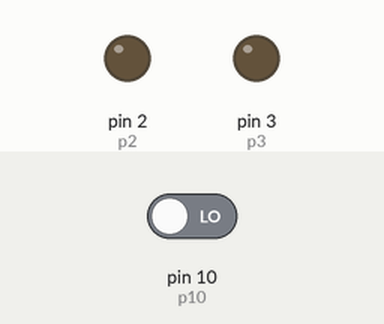
This sketch was run on a simulated Arduino Uno, built with avr-gcc and run on an emulated ATmega328P. On the bench: output pins drawn as LEDs (lit = HIGH). The inputs (shaded band) are chosen by the test bench; at power-on: pin 10 (p10) LOW.

Above: at 1.2 s.
1.3 s: pin 10 (p10) driven HIGH
At 1.8 s:
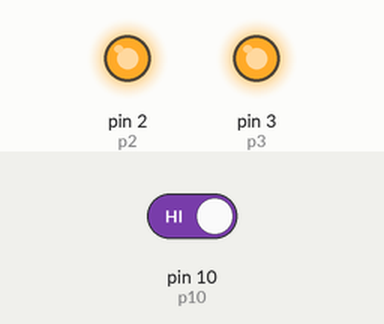
2.8 s: pin 10 (p10) driven LOW
At 4.1 s:
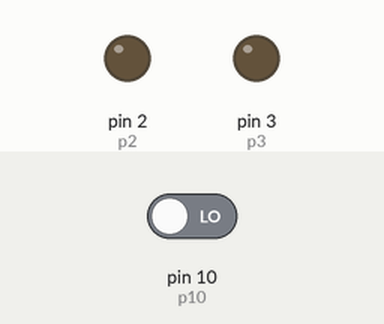
Timing chart, 0 to 5.8 s (numbered marks = the images above; inputs shaded):
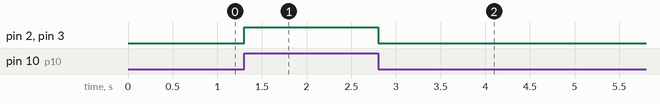

Measured:
- after the input at 1.3 s, pin 2 (p2), pin 3 (p3): LOW → HIGH at once
- after the input at 2.8 s, pin 2 (p2), pin 3 (p3): HIGH → LOW at once

The sketch:

text03.ino
```cpp
int p2 = 2;
int p3 = 3;
int p10 = 10;
void setup() {
    pinMode(2, OUTPUT);//数字2管脚输出，led
    pinMode(3,OUTPUT);
    pinMode(10,INPUT);//数字10管脚，振动模块输入
    }
void loop() {
    boolean value = digitalRead(p10);
    if(value == HIGH){
    digitalWrite(p2, HIGH);
    digitalWrite(p3, HIGH);
    }
    else{
    digitalWrite(p2, LOW);
    digitalWrite(p3, LOW);
    }
}
```
